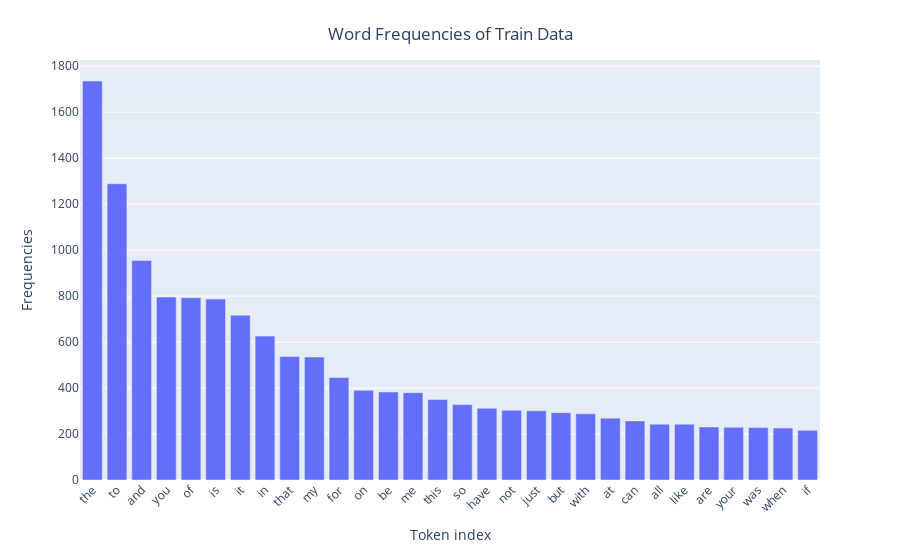

This figure's notebook cell:
### Code cell
import plotly.express as px
x_selected = [count_vect.get_feature_names_out()[i] for i in train_top_30]
y_selected = sorted(term_frequencies, reverse = True)[:30]

fig = px.bar(x=x_selected, y=y_selected)

fig.update_xaxes(tickangle=315)
fig.update_layout(xaxis_title="Token index", yaxis_title="Frequencies", title={
        'text': 'Word Frequencies of Train Data',
        'y':0.95,
        'x':0.5,
        'xanchor': 'center',
        })

fig.show()

### Figure 1 — Plotly figure (JSON) as saved in the notebook; plotly's stock layout.template omitted (floating-point values rounded to 4 significant figures)
{"data": [{"alignmentgroup": "True", "hovertemplate": "x=%{x}<br>y=%{y}<extra></extra>", "legendgroup": "", "marker": {"color": "#636efa", "pattern": {"shape": ""}}, "name": "", "offsetgroup": "", "orientation": "v", "showlegend": false, "textposition": "auto", "type": "bar", "x": ["the", "to", "and", "you", "of", "is", "it", "in", "that", "my", "for", "on", "be", "me", "this", "so", "have", "not", "just", "but", "with", "at", "can", "all", "like", "are", "your", "was", "when", "if"], "xaxis": "x", "y": [1736, 1289, 955, 796, 793, 787, 717, 626, 537, 535, 446, 390, 383, 380, 350, 328, 312, 303, 301, 293, 288, 269, 257, 243, 243, 231, 229, 228, 226, 216], "yaxis": "y"}], "layout": {"barmode": "relative", "legend": {"tracegroupgap": 0}, "margin": {"t": 60}, "title": {"text": "Word Frequencies of Train Data", "x": 0.5, "xanchor": "center", "y": 0.95}, "xaxis": {"anchor": "y", "domain": [0, 1], "tickangle": -45, "title": {"text": "Token index"}}, "yaxis": {"anchor": "x", "domain": [0, 1], "title": {"text": "Frequencies"}}}}
